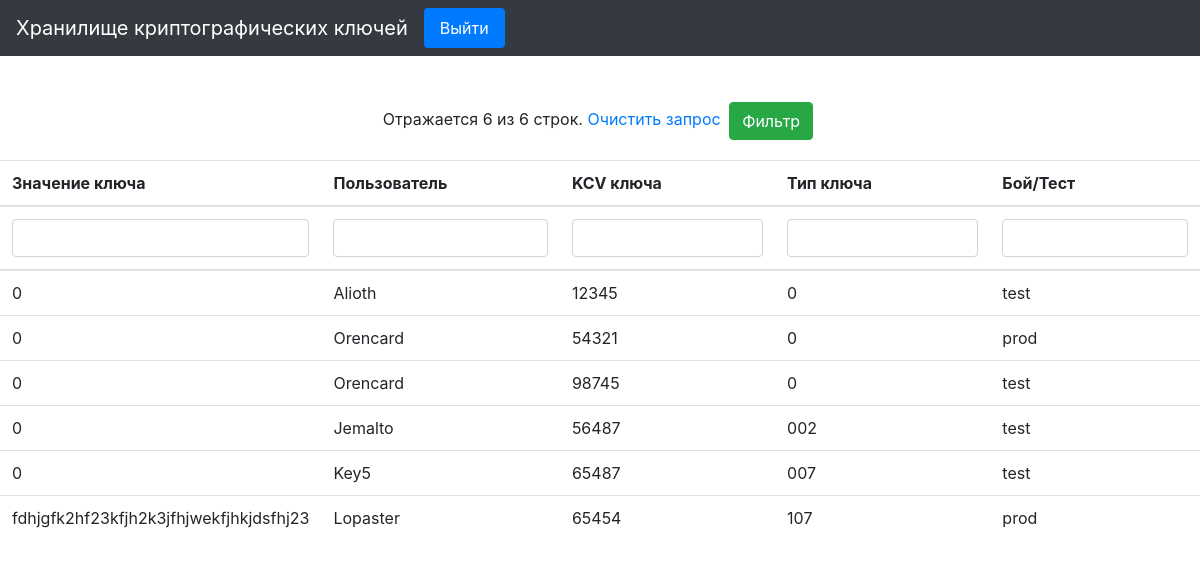
The app's page / (signed in), older data.
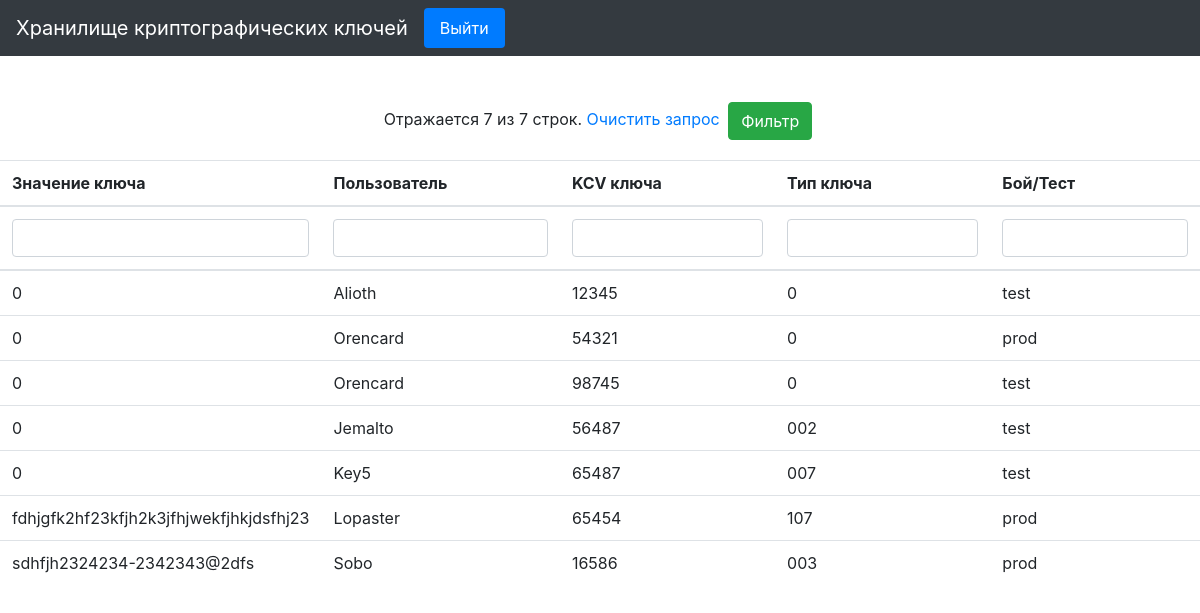
The same page, newer data.
### keys/models.py (models this page shows)
class Keys(models.Model):
    key = models.CharField(max_length=250)
    key_user = models.CharField(max_length=10)
    key_kcv = models.CharField(max_length=7)
    key_type = models.CharField(max_length=3)
    test_prod_choice = (
        ('test', 'test'),
        ('prod', 'prod'),
    )
    choice = MultiSelectField(choices=test_prod_choice)

### keys/views.py (the view)
# urls.py: path('', views.index, name='index'),
def index(request):
    rows = Keys.objects.all()
    myFilter = KeysFilter(request.GET, queryset=rows)
    data = {
        'data': myFilter.qs,
        'myFilter': myFilter,
    }
    return render(request, 'keys/index.html', data)

### keys/templates/keys/index.html (shortened to what this page needs)
﻿{% extends 'keys/base.html' %}
{% block content %}
{% load widget_tweaks %}
{% if user.is_authenticated %}
<form method='GET' >
    <p>
        Отражается {{ myFilter.qs.count }} из {{ myFilter.queryset.count }} строк. <a href='{{ request.path }}' >Очистить запрос</a>
        <input type='submit' value='Фильтр' class="btn btn-success m-1"/>
    </p>
<table class="table">
<thead>
    <tr>
        <th scope="col">Значение ключа</th>
        <th scope="col">Пользователь</th>
        <th scope="col">KCV ключа</th>
        <th scope="col">Тип ключа</th>
        <th scope="col">Бой/Тест</th>
    </tr>
    <tr>
        <th scope="col"><input class="form-control" type="text" name="key"></th>
        <th scope="col"><input class="form-control" type="text" name="key_user"></th>
        <th scope="col"><input class="form-control" type="text" name="key_kcv"></th>
        <th scope="col"><input class="form-control" type="text" name="key_type"></th>
        <th scope="col"><input class="form-control" type="text" name="choice"></th>
    </tr>
</thead>
<tbody>
</form>
{% for item in data %}
    <tr>
        <td>{{item.key}}</td>
        <td>{{item.key_user}}</td>
        <td>{{item.key_kcv}}</td>
        <td>{{item.key_type}}</td>
        <td>{{item.choice}}</td>
{% endfor %}
    </tr>
{% else%}
<h4>Вы находитесь на портале для хранения криптографических ключей</h4>
<p>Доступ к данным возможен только при наличии соответствующего уровня доступа. </p>
<p>Обладателю соответствующего уровня доступа необходимо <a href="{% url 'login' %}">авторизоваться</a> используя полученный логин и пароль.</p>
{% endif%}
{% endblock content %}

### keys/templates/keys/base.html (shortened to what this page needs)
<!DOCTYPE html>
<html lang="en">
<head>
    {% load static %}
    <link rel="stylesheet" href="{% static 'keys/css/bootstrap.min.css' %}">
</head>
<body class="text-center">
    <div style="margin-top:50px">
        <nav class="navbar navbar-expand-md navbar-dark bg-dark fixed-top">
        <span class="navbar-brand">Хранилище криптографических ключей</span>
        <div class="collapse navbar-collapse" id="navbarsExampleDefault">
            <ul class="nav nav-pills">
                {% if user.is_authenticated %}
                <li class="nav-item">
                    <a class="nav-link active enable" href="{% url 'logout' %}"  aria-disabled="true">Выйти</a>
                </li>
                {% endif %}
                </ul>
        </div>
        </nav>
    </div>
    <span class="container">
    {% block content %}
    {% endblock %}
    </span>
</body>
</html>

Row changes from the older to the newer data that the page shows:
added Keys: key "sdhfjh2324234-2342343@2dfs", key_user "Sobo", key_kcv "16586", key_type "003", choice "prod"
Text that changed along with them:
{{ myFilter.qs.count }}: "6" → "7"
{{ myFilter.queryset.count }}: "6" → "7"
